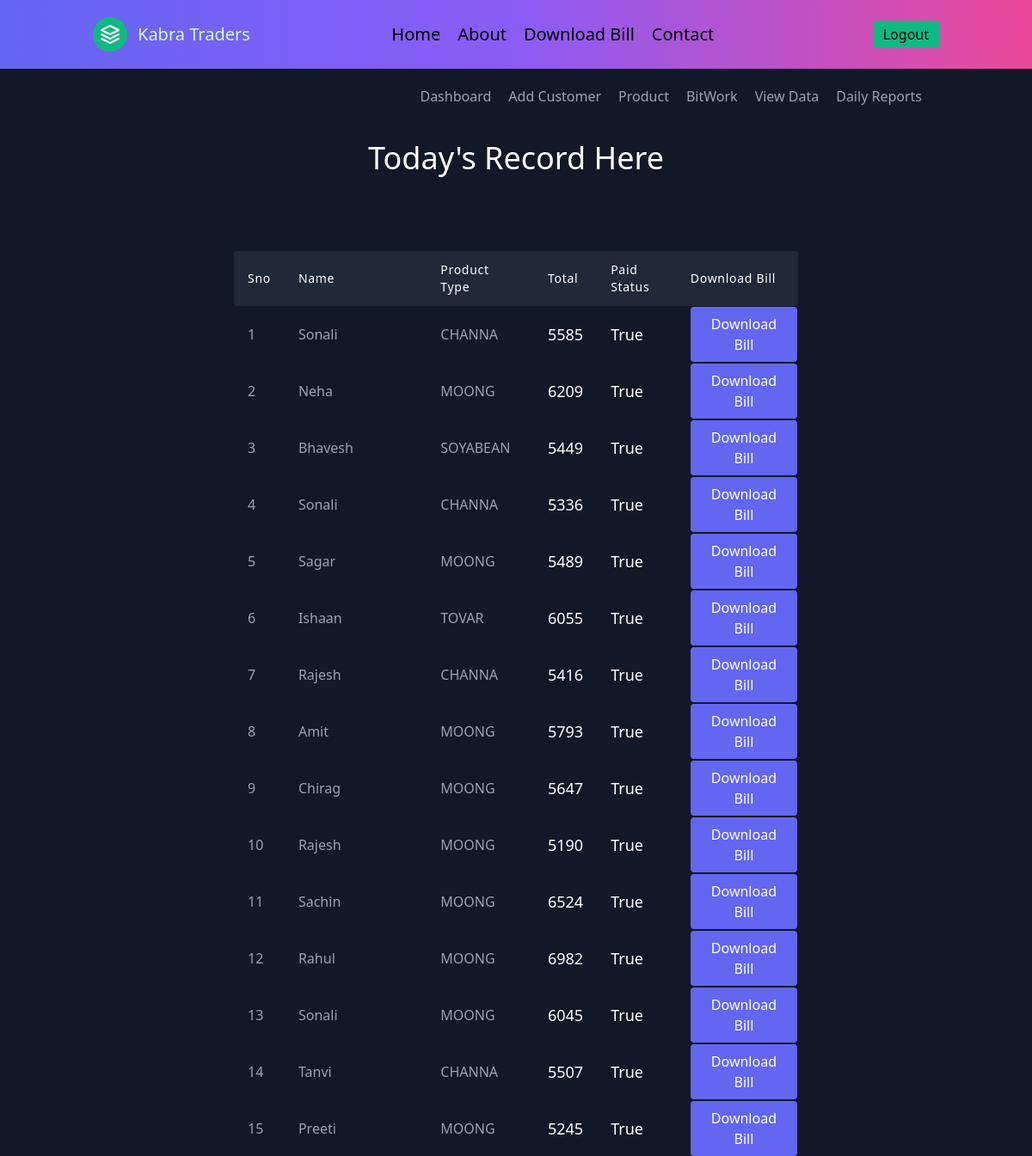
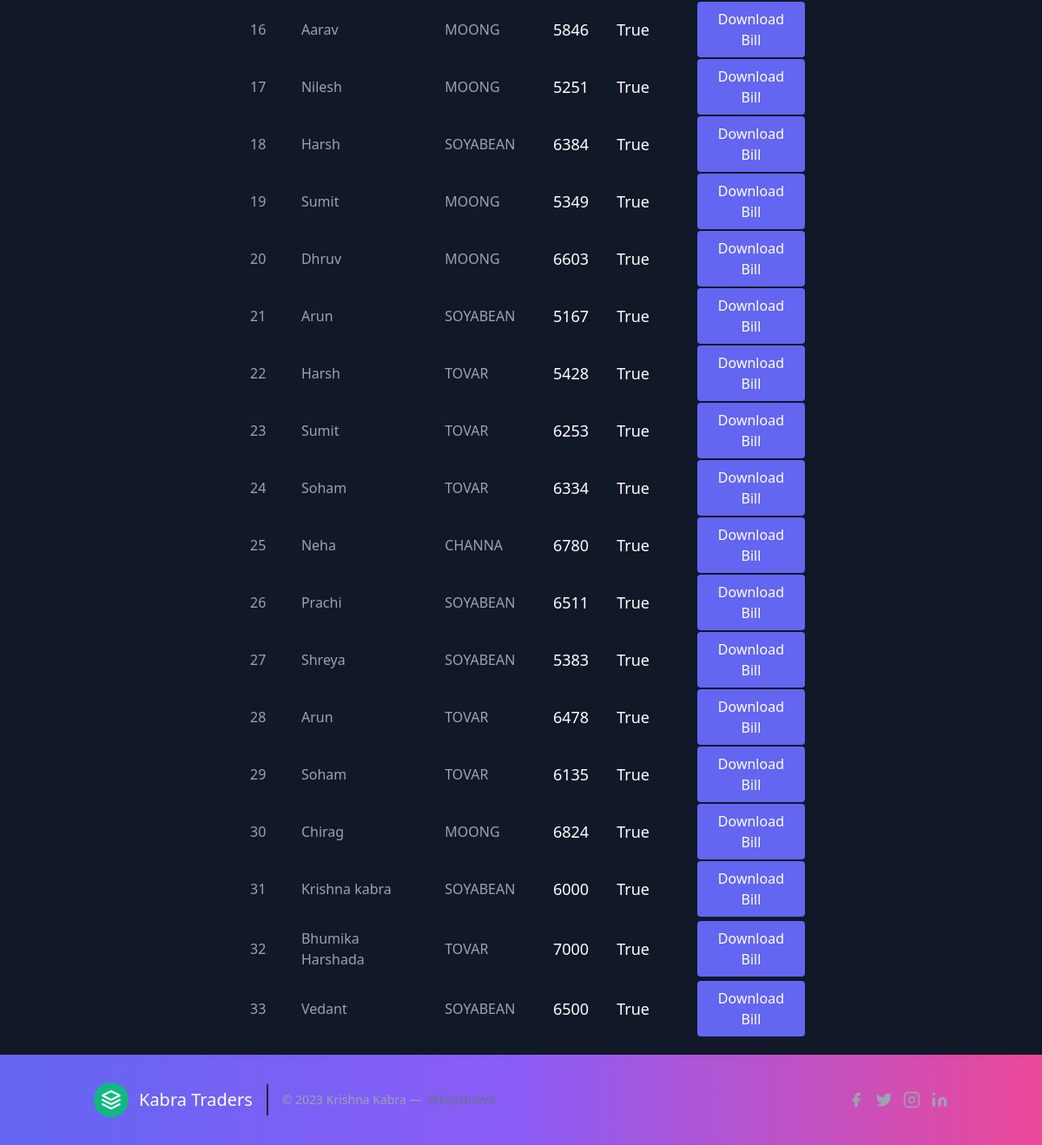
Page /dashboard (signed in) on the committed database (2 pictures, top to bottom).
### app.py (models this page shows)
class customer(db.Model):
    sno = db.Column(db.Integer, primary_key=True)
    name = db.Column(db.String(80), unique=False, nullable=False)
    gaav = db.Column(db.String(80), unique=False, nullable=False)
    ptype = db.Column(db.String(80), unique=False, nullable=False)
    count = db.Column(db.Integer, unique=False, nullable=False)
    dname = db.Column(db.String(80), unique=False, nullable=False)
    phone = db.Column(db.String(12), unique=False, nullable=True)
    rate = db.Column(db.Integer, unique=False, nullable=True)
    total = db.Column(db.Integer, unique=False, nullable=True)
    weight = db.Column(db.Numeric(10, 2), unique=False, nullable=True)
    hamali = db.Column(db.Integer, unique=False, nullable=True)
    battav = db.Column(db.Integer, unique=False, nullable=True)
    moisture = db.Column(db.Integer, unique=False, nullable=True)
    date = db.Column(db.String(120), unique=False, nullable=True)

### app.py (the view)
@app.route("/dashboard")
def dashboard():
    if 'user' in session and session['user'] == True:
        data = customer.query.all()
        return render_template("dash.html",data=data)

### templates/dash.html (shortened to what this page needs)
{% extends "layout.html" %}
{% block body %}
<header class="text-gray-400 bg-gray-900 body-font">
  <div class="container mx-auto flex flex-wrap p-5 flex-col md:flex-row items-center">
    <nav class="md:ml-auto flex flex-wrap items-center text-base justify-center">
      <a class="mr-5 hover:text-white" href="/dashboard">Dashboard</a>
      <a class="mr-5 hover:text-white" href="/addcustomer">Add Customer</a>
      <a class="mr-5 hover:text-white" href="/product">Product</a>
      <a class="mr-5 hover:text-white" href="/bitwork">BitWork</a>
      <a class="mr-5 hover:text-white" href="/viewdata">View Data</a>
      <a class="mr-5 hover:text-white" href="/dailyreport">Daily Reports</a>
    </nav>
  </div>
</header>
    <section class="text-gray-400 bg-gray-900 body-font">
        <div class="container px-5 py-5 mx-auto">
          <div class="flex flex-col text-center w-full mb-20">
            <h1 class="sm:text-4xl text-3xl font-medium title-font mb-2 text-white">Today's Record Here</h1>
          </div>
          <div class="lg:w-2/3 w-full mx-auto overflow-auto">
            <table class="table-auto w-full text-left whitespace-no-wrap">
              <thead>
                <tr>
                  <th class="px-4 py-3 title-font tracking-wider font-medium text-white text-sm bg-gray-800 rounded-tl rounded-bl">Sno</th>
                  <th class="px-4 py-3 title-font tracking-wider font-medium text-white text-sm bg-gray-800">Name</th>
                  <th class="px-4 py-3 title-font tracking-wider font-medium text-white text-sm bg-gray-800">Product Type</th>
                  <th class="px-4 py-3 title-font tracking-wider font-medium text-white text-sm bg-gray-800">Total</th>
                  <th class="px-4 py-3 title-font tracking-wider font-medium text-white text-sm bg-gray-800">Paid Status</th>
                  <th class="w-10 title-font tracking-wider font-medium text-white text-sm bg-gray-800 rounded-tr rounded-br">Download Bill</th>
                </tr>
              </thead>
              <tbody>
                {% for data in data %}
                <tr>
                  <td class="px-4 py-3">{{data.sno}}</td>
                  <td class="px-4 py-3">{{data.name}}</td>
                  <td class="px-4 py-3">{{data.ptype}}</td>
                  <td class="px-4 py-3 text-lg text-white">{{data.rate}}</td>
                  <td class="px-4 py-3 text-lg text-white">True</td>
                  <td><button class="text-white bg-indigo-500 border-0 py-2 px-6 focus:outline-none hover:bg-indigo-600 rounded"><a href="/showbill/{{data.sno}}">Download Bill</a></button></tr>
                {% endfor %}
              </tbody>
            </table>
          </div>
        </div>
      </section>
      {% endblock %}

### rows in the picture
customer: sno "1", name "Sonali", ptype "CHANNA", rate "5585"
customer: sno "2", name "Neha", ptype "MOONG", rate "6209"
customer: sno "3", name "Bhavesh", ptype "SOYABEAN", rate "5449"
customer: sno "4", name "Sonali", ptype "CHANNA", rate "5336"
customer: sno "5", name "Sagar", ptype "MOONG", rate "5489"
customer: sno "6", name "Ishaan", ptype "TOVAR", rate "6055"
customer: sno "7", name "Rajesh", ptype "CHANNA", rate "5416"
customer: sno "8", name "Amit", ptype "MOONG", rate "5793"
customer: sno "9", name "Chirag", ptype "MOONG", rate "5647"
customer: sno "10", name "Rajesh", ptype "MOONG", rate "5190"
customer: sno "11", name "Sachin", ptype "MOONG", rate "6524"
customer: sno "12", name "Rahul", ptype "MOONG", rate "6982"
customer: sno "13", name "Sonali", ptype "MOONG", rate "6045"
customer: sno "14", name "Tanvi", ptype "CHANNA", rate "5507"
customer: sno "15", name "Preeti", ptype "MOONG", rate "5245"
customer: sno "16", name "Aarav", ptype "MOONG", rate "5846"
customer: sno "17", name "Nilesh", ptype "MOONG", rate "5251"
customer: sno "18", name "Harsh", ptype "SOYABEAN", rate "6384"
customer: sno "19", name "Sumit", ptype "MOONG", rate "5349"
customer: sno "20", name "Dhruv", ptype "MOONG", rate "6603"
customer: sno "21", name "Arun", ptype "SOYABEAN", rate "5167"
customer: sno "22", name "Harsh", ptype "TOVAR", rate "5428"
customer: sno "23", name "Sumit", ptype "TOVAR", rate "6253"
customer: sno "24", name "Soham", ptype "TOVAR", rate "6334"
customer: sno "25", name "Neha", ptype "CHANNA", rate "6780"
customer: sno "26", name "Prachi", ptype "SOYABEAN", rate "6511"
customer: sno "27", name "Shreya", ptype "SOYABEAN", rate "5383"
customer: sno "28", name "Arun", ptype "TOVAR", rate "6478"
customer: sno "29", name "Soham", ptype "TOVAR", rate "6135"
customer: sno "30", name "Chirag", ptype "MOONG", rate "6824"
customer: sno "31", name "Krishna kabra", ptype "SOYABEAN", rate "6000"
customer: sno "32", name "Bhumika Harshada", ptype "TOVAR", rate "7000"
customer: sno "33", name "Vedant", ptype "SOYABEAN", rate "6500"
